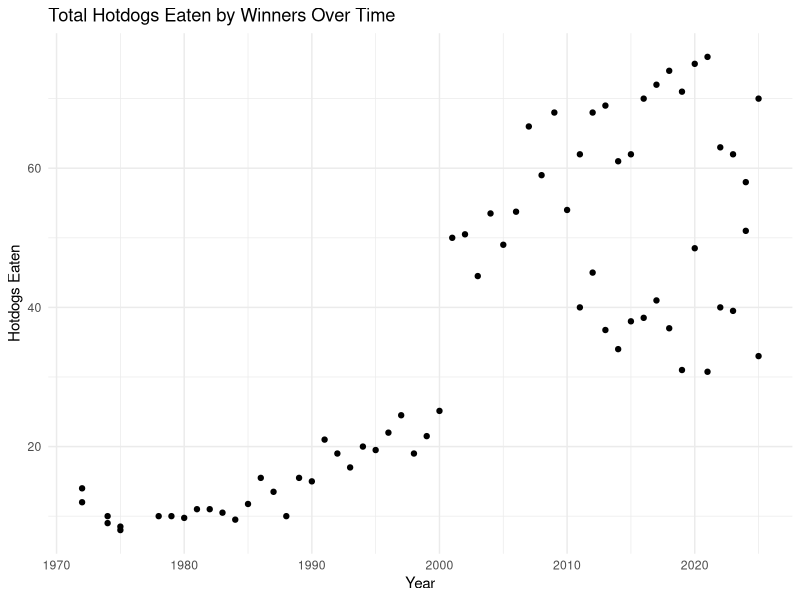

The R script that drew this image:
## ---- chunk 1
#| include: false

library(tidyverse)
hotdog_winners <- read_csv("HotdogData.csv")
## ---- chunk 2
ggplot(data = hotdog_winners, aes(x = Year, y = Dogs)) +
  geom_point() +
  theme_minimal() +
  labs(y = "Hotdogs Eaten", title = "Total Hotdogs Eaten by Winners Over Time")
